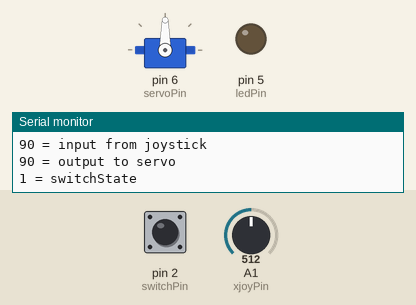
Bench run of a sketch on a simulated Arduino Uno, built with avr-gcc and run on an emulated ATmega328P. Parts: servo, output pins drawn as LEDs (lit = HIGH), the last lines printed to the serial monitor. Inputs (shaded band) come from the test bench; at power-on: pin 2 (switchPin) HIGH, A1 (xjoyPin) = 512.

Above: at 1.2 s.
1.3 s: pin 2 (switchPin) pulled LOW for 1 s
At 2.8 s:
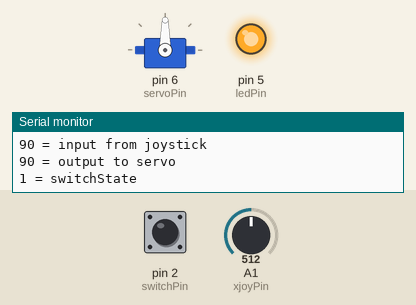
3.8 s: A1 (xjoyPin) set to 716
At 4.8 s:
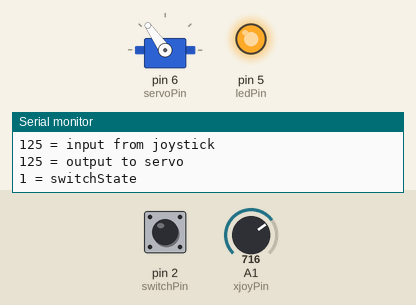
5.3 s: pin 2 (switchPin) pulled LOW for 0.25 s
At 6.1 s:
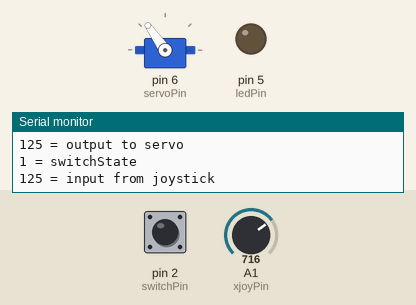
7.0 s: A1 (xjoyPin) set to 583
At 7.4 s:
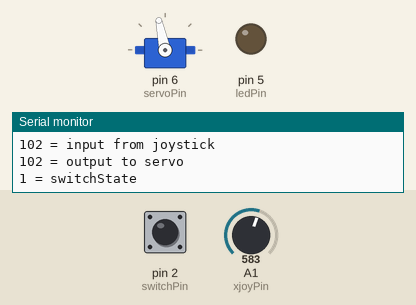
8.6 s: A1 (xjoyPin) set to 553
At 9.9 s:
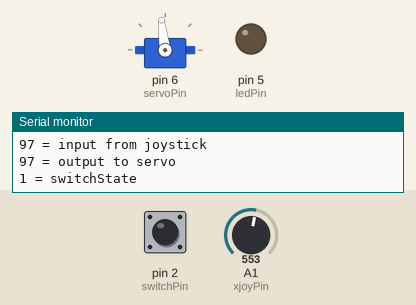
11.6 s: A1 (xjoyPin) set to 306
At 12.3 s:
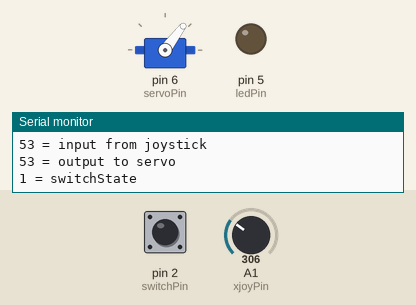
Timing chart, 0 to 14.2 s (numbered marks = the images above; inputs shaded):
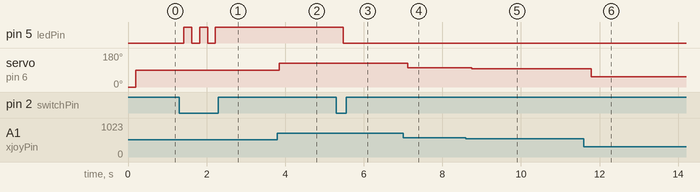

The sketch:

JoystickServo.ino
```cpp
#include <Servo.h>

int servoPin = 6;
int xjoyPin = A1;
int switchPin = 2;
int switchState = 0;
int ledPin = 5;
bool swLogic = false;

// #define XJOY_PIN A1       //X axis reading from joystick will go into analog pin A1
Servo myservo;

void setup()
{
    Serial.begin(9600);

    myservo.attach(servoPin);
    myservo.write(0);

    pinMode(ledPin, OUTPUT);
    pinMode(switchPin, INPUT);
    digitalWrite(switchPin, HIGH);
}

void loop()
{
    delay(200);
    int joystickXVal = analogRead(xjoyPin); //read joystick input on pin A1
    joystickXVal = map(joystickXVal, 0, 1023, 0, 180);
    Serial.print(joystickXVal);               //print the value from A1
    Serial.println(" = input from joystick"); //print "=input from joystick" next to the value
    // Serial.print((joystickXVal + 520) / 10);  //print a from A1 calculated, scaled value
    Serial.print(joystickXVal);
    Serial.println(" = output to servo"); //print "=output to servo" next to the value
    Serial.println();
    // myservo.write((joystickXVal + 520) / 10); //write the calculated value to the servo
    myservo.write(joystickXVal);

    switchState = digitalRead(switchPin);
    Serial.print(switchState);
    Serial.println(" = switchState");

    if (switchState == 0 && swLogic == false)
    {
        swLogic = true;
    }
    else if (switchState == 0 && swLogic == true)
    {
        swLogic = false;
    }

    if (swLogic == true)
    {
        digitalWrite(ledPin, HIGH);
    }
    else if (swLogic == false)
    {
        digitalWrite(ledPin, LOW);
    }
}
```

Measured:
- after the input at 1.3 s, pin 5 (ledPin): alternates HIGH for 0.20 s and LOW for 0.20 s, 5 changes in all, then stays HIGH, starting after 0.12 s
- after the input at 3.8 s, servo on pin 6 (servoPin): 90° → 125° at once
- after the input at 5.3 s, pin 5 (ledPin): HIGH → LOW after 0.18 s
- after the input at 7.0 s, servo on pin 6 (servoPin): 125° → 102° after 0.12 s
- after the input at 8.6 s, servo on pin 6 (servoPin): 102° → 97° after 0.15 s
- after the input at 11.6 s, servo on pin 6 (servoPin): 97° → 53° after 0.19 s
